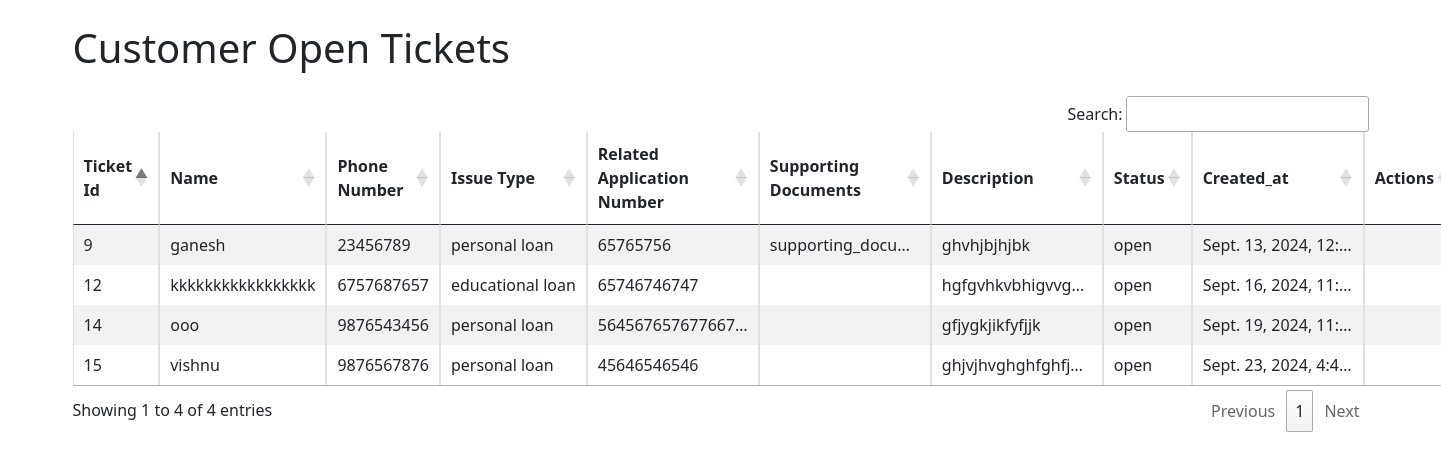
Page /open_tickets/ on the committed database.
### hyd/models.py (models this page shows, shortened)
class Ticket(models.Model):
    TICKET_STATUS_CHOICES = [
        ('New', 'New'),
        ('Open', 'Open'),
        ('In Progress', 'In Progress'),
        ('Closed', 'Closed'),
    ]
    issue_CHOICES = [
        ('personal loan', 'Personal Loan'),
        ('educational loan', 'Educational Loan'),
        ('car loan', 'Car Loan'),
        ('business loan', 'Business Loan'),
        ('Loan Againest Property', 'Loan Againest Property'),
        ('CreditCard', 'CreditCard'),
        ('Insurance', 'Insurance'),
        ('Other Loan', 'Other Loan')
    ]
    ticket_id = models.AutoField(primary_key=True)
    name = models.CharField(max_length=100,validators=[validate_only_letters])
    phone_number = models.CharField(max_length=10,validators=[validate_mobile_number])
    Issue_type = models.CharField(max_length=100,choices=issue_CHOICES)  # Type of the issue
    description = models.TextField()  # Detailed description of the issue
    related_application_number = models.CharField(max_length=100, blank=True, null=True)  # Related application number (optional)
    supporting_documents = models.FileField(upload_to='supporting_documents/', blank=True, null=True)  # Uploaded documents (optional)
    status = models.CharField(max_length=20, choices=TICKET_STATUS_CHOICES, default='New')  # Current status of the ticket
    created_at = models.DateTimeField(auto_now_add=True)  # Timestamp when the ticket was created
    updated_at = models.DateTimeField(auto_now=True)  # Timestamp when the ticket was last updated

### hyd/views.py (the view)
# urls.py: path('open_tickets/',views.open_tickets_view,name='open_tickets'),
def open_tickets_view(request):
    open_tickets = Ticket.objects.filter(status='open')
    return render(request, 'open_tickets.html', {'open_tickets': open_tickets})

### hyd/templates/open_tickets.html (shortened to what this page needs)
<!DOCTYPE html>
<html lang="en">
<head>
    <link href="https://cdn.jsdelivr.net/npm/bootstrap@5.0.2/dist/css/bootstrap.min.css" rel="stylesheet">
    <link rel="stylesheet" href="https://cdn.datatables.net/1.13.6/css/jquery.dataTables.min.css">
    <link rel="stylesheet" href="https://cdn.datatables.net/buttons/2.3.6/css/buttons.dataTables.min.css">
    <link rel="stylesheet" href="https://cdn.datatables.net/responsive/2.4.1/css/responsive.dataTables.min.css">
</head>
<body>
    <div class="container my-4">
        <h1 class="mb-4">Customer Open Tickets</h1>
        <table id="ticketTable" class="table table-bordered table-striped table-responsive">
            <thead>
                <tr>
                    <th>Ticket Id</th>
                    <th>Name</th>
                    <th>Phone Number</th>
                    <th>Issue Type</th>
                    <th>Related Application Number</th>
                    <th>Supporting Documents</th>
                    <th>Description</th>
                    <th>Status</th>
                    <th>Created_at</th>
                    <th>Actions</th>
                </tr>
            </thead>
            <tbody>
                {% for x in open_tickets%}
                <tr>
                    <td>{{ x.ticket_id }}</td>
                    <td>{{ x.name }}</td>
                    <td>{{ x.phone_number }}</td>
                    <td>{{ x.Issue_type }}</td>
                    <td>{{ x.related_application_number }}</td>
                    <td>{{ x.supporting_documents }}</td>
                    <td>{{ x.description }}</td>
                    <td>{{ x.status }}</td>
                    <td>{{ x.created_at }}</td>
                    <td>
                    </td>
                </tr>
                {% endfor %}
            </tbody>
        </table>
    </div>
</body>
</html>

### hyd/templates/open_tickets.html (style rules this page uses)
table th { text-align: center; vertical-align: middle; }
table td { vertical-align: middle; max-width: 150px; overflow: hidden; text-overflow: ellipsis; white-space: nowrap; }
table { width: 100%; table-layout: auto; }

### rows in the picture
Ticket: ticket_id "9", name "ganesh", phone_number "23456789", Issue_type "personal loan", related_application_number "65765756", supporting_documents "supporting_docu…", description "ghvhjbjhjbk", status "open", created_at "Sept. 13, 2024, 12:…"
Ticket: ticket_id "12", name "kkkkkkkkkkkkkkkkk", phone_number "6757687657", Issue_type "educational loan", related_application_number "65746746747", description "hgfgvhkvbhigvvg…", status "open", created_at "Sept. 16, 2024, 11:…"
Ticket: ticket_id "14", name "ooo", phone_number "9876543456", Issue_type "personal loan", related_application_number "564567657677667…", description "gfjygkjikfyfjjk", status "open", created_at "Sept. 19, 2024, 11:…"
Ticket: ticket_id "15", name "vishnu", phone_number "9876567876", Issue_type "personal loan", related_application_number "45646546546", description "ghjvjhvghghfghfj…", status "open", created_at "Sept. 23, 2024, 4:4…"
